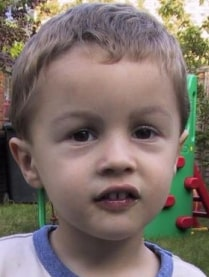
#> input picture ImageProcessing/Project/InputImgs/qwe.jpg, 209 x 277 px, given in place of Lenna.png, which was not available
$ jupyter execute --allow-errors week_5.ipynb   (shell and % lines are left out)   (text cells are left out)
#> lines starting #> are read from the running program, lines starting #| are printed output that depends on the picture; pictures that were not available may be replaced by others from this repository, and a replacement may not be noted
[cell 1]
import numpy as np
import copy
import cv2
from matplotlib import pyplot as plt
import random
from PIL import Image
#to visualize the plots within the notebook
# for making plots looking nicer
plt.style.use('default')
plt.style.use('fivethirtyeight')

[cell 2]
def compute_hist(img):
    '''
    Impelemnt
    :param img: gray scaled image with size HxW
    :return h: image histogram
    '''
    r,c = img.shape
    h = np.zeros((256,1))
    # write your code here
    for i in range(r):
        for j in range(c):
            h[img[i, j]] += 1
    return h

[cell 3]
img = cv2.imread('../images/Lenna.png')
#> img is the input picture: shape (277, 209, 3); mean B, G, R 107, 113.3, 126.4

gray_img = cv2.cvtColor(img, cv2.COLOR_BGR2GRAY)
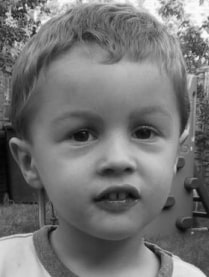
#> gray_img: shape (277, 209); min 3, max 253, mean 116.5

img_hist = compute_hist(gray_img)
#> img_hist = 256 values, max 614 at index 119, min 0 at index 0, mean 226.1

# Show Original and segmented image
fig, axis = plt.subplots(1, 2, figsize=(15,7), sharey=False)
#fig.subplots_adjust(wspace=-0.2, hspace=0.0)
axis[0].imshow(gray_img, 'gray')
axis[0].grid(False)
axis[0].set_title('Gray scale image')

axis[1].plot(img_hist)
axis[1].set_title('Image histogram')

plt.show()
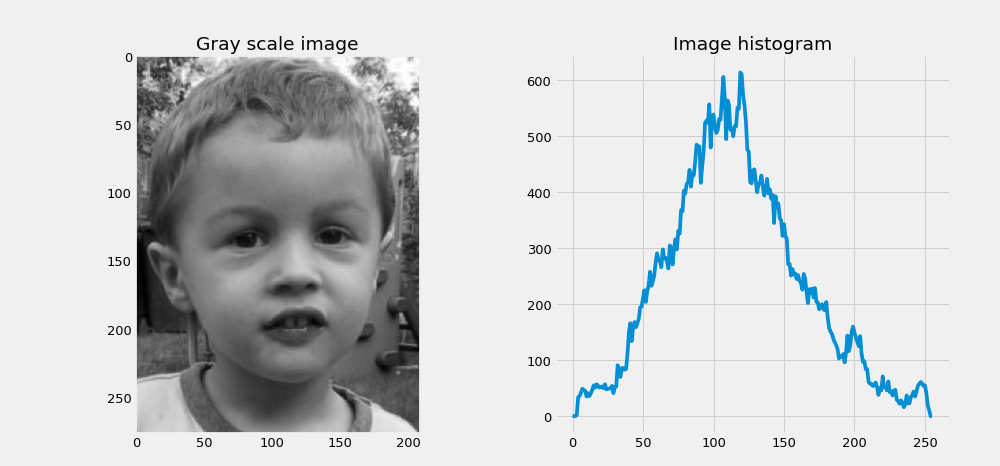
#> figure drawn by matplotlib, 2 panels; panel 2: curve peaks at x = 119, y = 614

[cell 4]
def hist_equalisation(img, img_hist, L=256):
    '''
    Impelemnt
    :param img: gray scaled image with size HxW
    :param img_hist: histogram of the input image
    :param L: the number of intensity levels
    :return: eqalized image  of size HxW
    '''
    m,n = img.shape
    # write your code here
    eqImg = np.zeros_like(img)

    #For a specific pixel value, CDF represents the ratio of the number of pixels less than or equal to
    #this pixel value to all pixels in the image.
    cdf = img_hist.cumsum()
    cdf_min = cdf.min()
    h = (cdf - cdf_min) / (m * n - cdf_min) * (L - 1)

    for i in range(m):
        for j in range(n):
            eqImg[i, j] = h[img[i, j]]
    assert eqImg.shape == img.shape, f'wrong image shape your transformation shouldn\'t change image dimensions, expected {img.shape}, we got {eqImg.shape}'
    return eqImg

[cell 5]
eqImg = hist_equalisation(gray_img, img_hist, L=256)
#> in hist_equalisation, `cdf = img_hist.cumsum()`: cdf = 256 values from 0 to 57893
#> in hist_equalisation, `cdf_min = cdf.min()`: cdf_min = 0
#> in hist_equalisation, `h = (cdf - cdf_min) / (m * n - cdf_min) * (L - 1)`: h = 256 values from 0 to 255
#> after the loop in hist_equalisation, `for i in range(m):`:
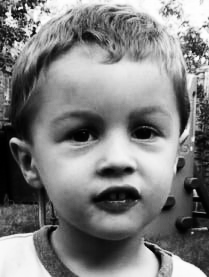
#> eqImg: shape (277, 209); min 0, max 255, mean 127.8
eqImg_hist = compute_hist(eqImg.astype(int)-1)
#> eqImg_hist = 256 values, max 614 at index 141, min 0 at index 27, mean 226.1

# Plot Original and Equalised image
plt.figure(figsize=(15,10))

plt.subplot(221)
plt.imshow(gray_img, 'gray')
plt.grid(False)
plt.title('Original Image')

plt.subplot(222)
plt.imshow(eqImg, 'gray')
plt.grid(False)
plt.title('Equalized Image')

plt.subplot(212)
plt.plot(eqImg_hist, color='cyan', label='equalised')
plt.plot(img_hist, label='original')
plt.legend()

plt.show()
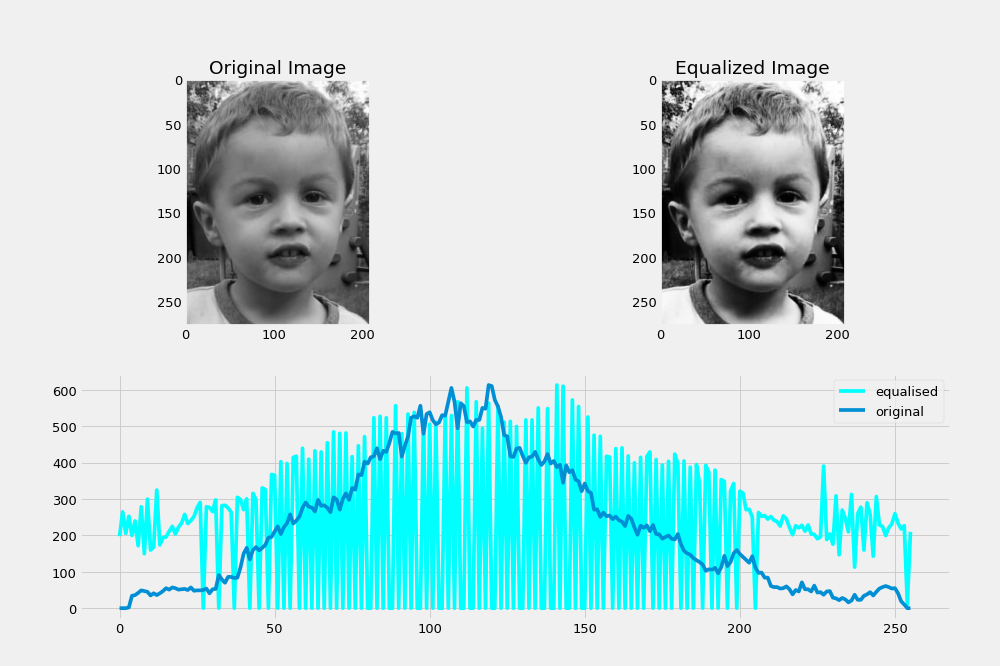
#> figure drawn by matplotlib, 3 panels; panel 3: curve peaks at x = 141, y = 614; panel 3: curve peaks at x = 119, y = 614

[cell 6]
def hist_match(source_img, target_img):
    '''
    Impelemnt
    :param source_img: gray scaled source image to be changed with size HxW
    :param target_img: gray scaled target image to be macthed with size HxW
    :return out_img: The transformed output image
    :return src_hist: source image histogram
    :return tag_hist: target image histogram
    '''
    m,n = source_img.shape
    # write your code here
    src_hist = np.zeros((256,1))
    src_hist = compute_hist(source_img)
    tag_hist = np.zeros((256,1))
    tag_hist = compute_hist(target_img)

    src_cdf = src_hist.cumsum()
    src_cdf_max = src_cdf.max()
    src_cdf_norm =  src_cdf / src_cdf_max
    tag_cdf = tag_hist.cumsum()
    tag_cdf_max = tag_cdf.max()
    tag_cdf_norm =  tag_cdf / tag_cdf_max

    mapping = np.zeros(256)
    temp = 0
    for i in range(256):
        while temp < 256 and tag_cdf_norm[temp] < src_cdf_norm[i]:
            temp += 1
        mapping[i] = temp

    # [4 lines of commented-out code are left out]
    out_img = mapping[source_img]

    #assert out_img.shape == img.shape, f'wrong image shape your transformation shouldn\'t change image dimensions, expected {img.shape}, we got {eqImg.shape}'

    return out_img, src_hist, tag_hist

[cell 7]
src_img = cv2.imread('../images/meerkat.jpg')
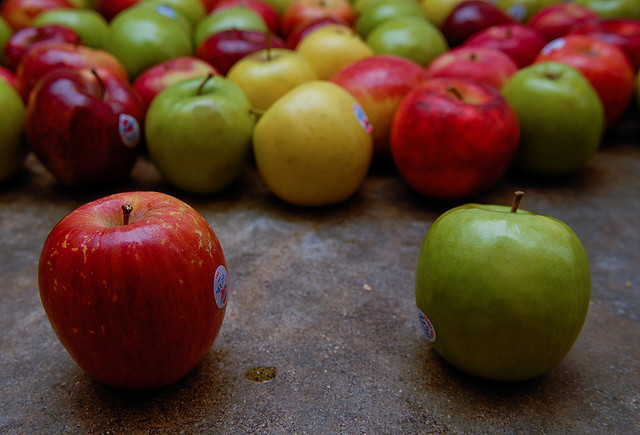
#> input picture Machine Vision/CW/CW1/testApples/Apples_by_MSR_MikeRyan_flickr.jpg, 640 x 435 px, given in place of meerkat.jpg, which was not available
#> src_img is the input picture: shape (435, 640, 3); mean B, G, R 44.7, 63.2, 92
src_img = cv2.cvtColor(src_img, cv2.COLOR_BGR2GRAY)
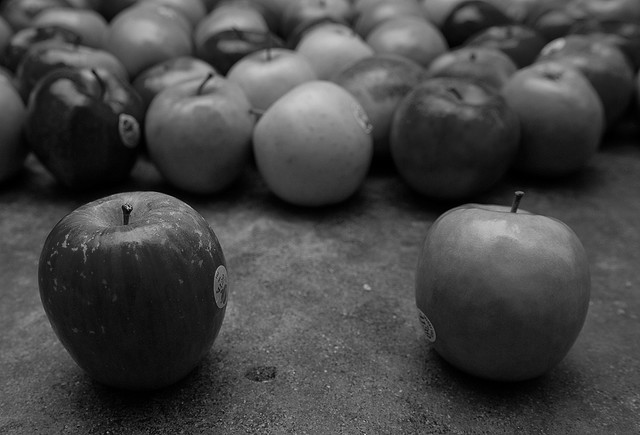
#> src_img: shape (435, 640); min 0, max 204, mean 69.7

matched_img, src_hist, tag_hist = hist_match(src_img, eqImg.astype(int) - 1)
#> in hist_match, `src_hist = compute_hist(source_img)`: src_hist = 256 values, max 2780 at index 31, min 0 at index 205, mean 1087.5
#> in hist_match, `tag_hist = compute_hist(target_img)`: tag_hist has the same summary as eqImg_hist outside hist_match
#> in hist_match, `src_cdf = src_hist.cumsum()`: src_cdf = 256 values from 790 to 278400
#> in hist_match, `src_cdf_max = src_cdf.max()`: src_cdf_max = 278400
#> in hist_match, `src_cdf_norm =  src_cdf / src_cdf_max`: src_cdf_norm = 256 values from 0.00284 to 1
#> in hist_match, `tag_cdf = tag_hist.cumsum()`: tag_cdf = 256 values from 198 to 57893
#> in hist_match, `tag_cdf_max = tag_cdf.max()`: tag_cdf_max = 57893
#> in hist_match, `tag_cdf_norm =  tag_cdf / tag_cdf_max`: tag_cdf_norm = 256 values from 0.00342 to 1
#> in hist_match, `out_img = mapping[source_img]`:
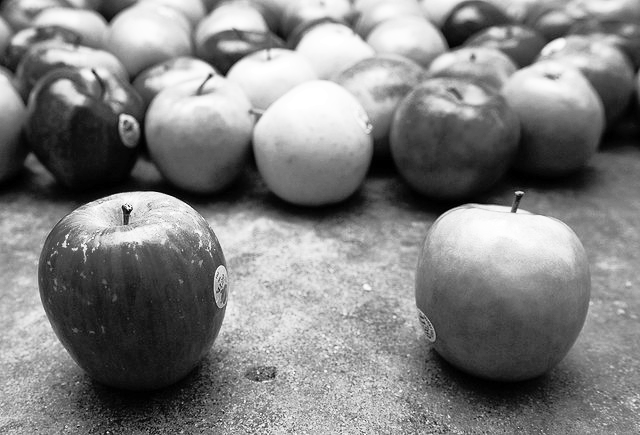
#> out_img: shape (435, 640) float64; min 0, max 255, mean 128.7
#> tag_hist has the same summary as eqImg_hist
matched_hist = compute_hist(matched_img.astype(int))
#> matched_hist = 256 values, max 3883 at index 128, min 0 at index 1, mean 1087.5

#matched_img = hist_match(src_img, eqImg.astype(int) - 1)

# Plot Input, Output and Matched image
plt.figure(figsize=(15,10))

plt.subplot(231)
plt.imshow(src_img, 'gray')
plt.grid(False)
plt.title('Input Image')

plt.subplot(232)
plt.imshow(eqImg, 'gray')
plt.grid(False)
plt.title('Target Image')

plt.subplot(233)
plt.imshow(matched_img, 'gray')
plt.grid(False)
plt.title('Matched Image')

plt.subplot(212)
plt.plot(eqImg_hist, color='cyan', label='target')
plt.plot(src_hist, label='input')
plt.plot(matched_hist, label='matched')
plt.legend()

plt.show()
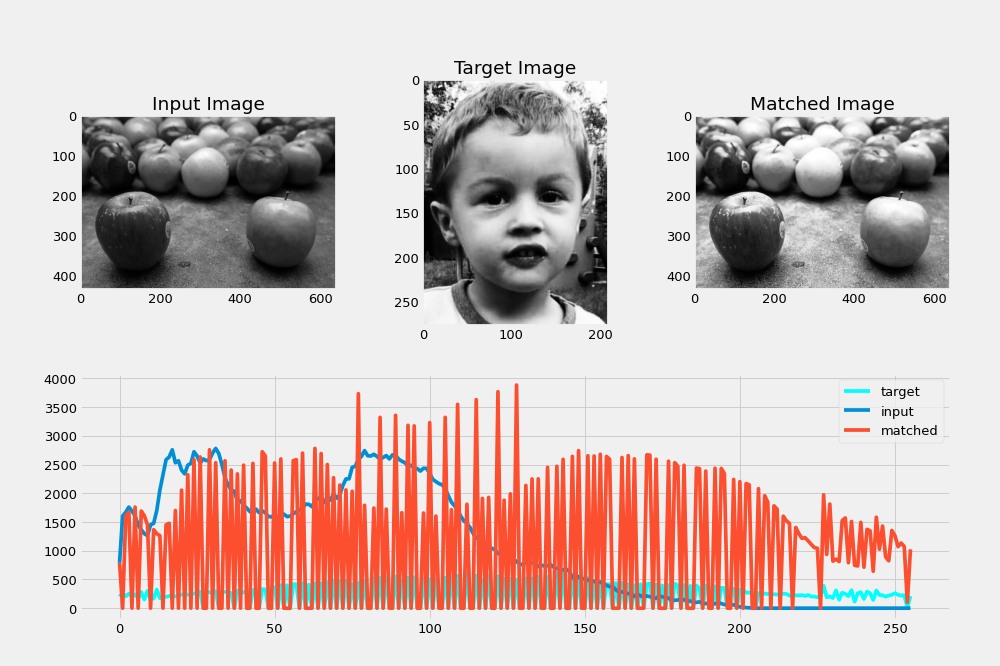
#> figure drawn by matplotlib, 4 panels; panel 4: curve peaks at x = 141, y = 614; panel 4: curve peaks at x = 31, y = 2780; panel 4: curve peaks at x = 128, y = 3883
